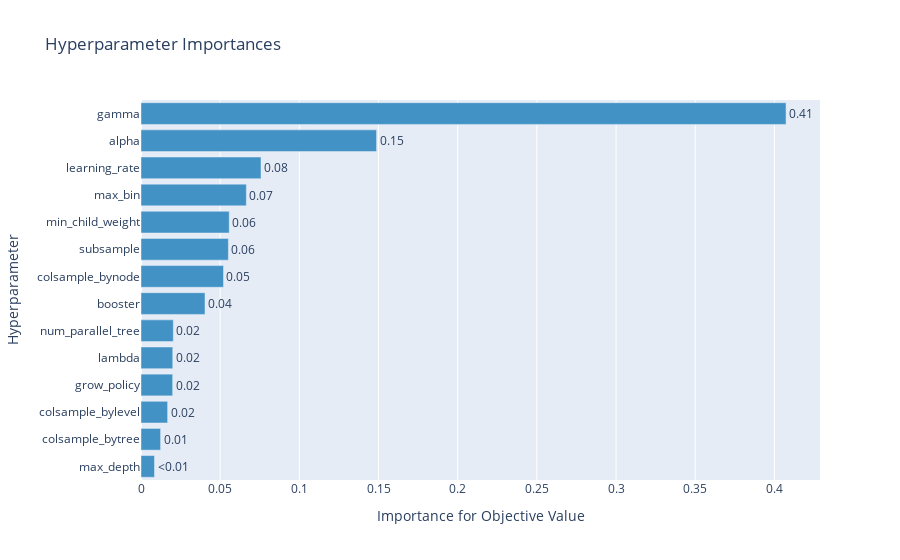

The cell this chart's notebook holds for it:
### Code cell
optuna.visualization.plot_param_importances(recall_study)

### Figure 1 — Plotly figure (JSON) as saved in the notebook; plotly's stock layout.template omitted (floating-point values rounded to 4 significant figures)
{"data": [{"cliponaxis": false, "hovertemplate": ["max_depth (IntDistribution): 0.008527388266265722<extra></extra>", "colsample_bytree (FloatDistribution): 0.01236599893414601<extra></extra>", "colsample_bylevel (FloatDistribution): 0.01681017070543999<extra></extra>", "grow_policy (CategoricalDistribution): 0.01998803319625603<extra></extra>", "lambda (FloatDistribution): 0.020052955505956017<extra></extra>", "num_parallel_tree (IntDistribution): 0.020402276852753164<extra></extra>", "booster (CategoricalDistribution): 0.0404121684778111<extra></extra>", "colsample_bynode (FloatDistribution): 0.05209635902012193<extra></extra>", "subsample (FloatDistribution): 0.05518129754159107<extra></extra>", "min_child_weight (IntDistribution): 0.05572148443818809<extra></extra>", "max_bin (IntDistribution): 0.06652414401288731<extra></extra>", "learning_rate (FloatDistribution): 0.07578764957376344<extra></extra>", "alpha (FloatDistribution): 0.148767107114131<extra></extra>", "gamma (FloatDistribution): 0.407362966360689<extra></extra>"], "marker": {"color": "rgb(66,146,198)"}, "orientation": "h", "text": ["<0.01", "0.01", "0.02", "0.02", "0.02", "0.02", "0.04", "0.05", "0.06", "0.06", "0.07", "0.08", "0.15", "0.41"], "textposition": "outside", "type": "bar", "x": [0.008527, 0.01237, 0.01681, 0.01999, 0.02005, 0.0204, 0.04041, 0.0521, 0.05518, 0.05572, 0.06652, 0.07579, 0.1488, 0.4074], "y": ["max_depth", "colsample_bytree", "colsample_bylevel", "grow_policy", "lambda", "num_parallel_tree", "booster", "colsample_bynode", "subsample", "min_child_weight", "max_bin", "learning_rate", "alpha", "gamma"]}], "layout": {"showlegend": false, "title": {"text": "Hyperparameter Importances"}, "xaxis": {"title": {"text": "Importance for Objective Value"}}, "yaxis": {"title": {"text": "Hyperparameter"}}}}
